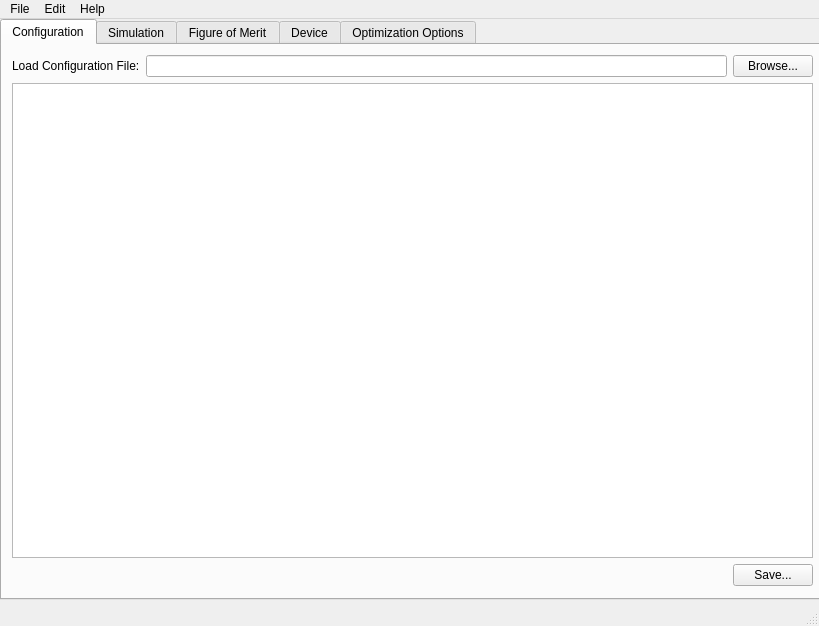
<?xml version="1.0" encoding="UTF-8"?>
<ui version="4.0">
 <class>MainWindow</class>
 <widget class="QMainWindow" name="MainWindow">
  <property name="geometry">
   <rect>
    <x>0</x>
    <y>0</y>
    <width>819</width>
    <height>626</height>
   </rect>
  </property>
  <property name="windowTitle">
   <string>vipdopt</string>
  </property>
  <widget class="QWidget" name="centralwidget">
   <widget class="QTabWidget" name="tabWidget">
    <property name="geometry">
     <rect>
      <x>0</x>
      <y>0</y>
      <width>821</width>
      <height>581</height>
     </rect>
    </property>
    <property name="currentIndex">
     <number>0</number>
    </property>
    <widget class="QWidget" name="config_tab">
     <attribute name="title">
      <string>Configuration</string>
     </attribute>
     <widget class="QWidget" name="verticalLayoutWidget">
      <property name="geometry">
       <rect>
        <x>10</x>
        <y>10</y>
        <width>801</width>
        <height>531</height>
       </rect>
      </property>
      <layout class="QVBoxLayout" name="verticalLayout">
       <item>
        <layout class="QHBoxLayout" name="horizontalLayout">
         <item>
          <widget class="QLabel" name="label">
           <property name="text">
            <string>Load Configuration File:</string>
           </property>
          </widget>
         </item>
         <item>
          <widget class="QLineEdit" name="config_lineEdit"/>
         </item>
         <item>
          <widget class="QPushButton" name="config_pushButton">
           <property name="text">
            <string>Browse...</string>
           </property>
          </widget>
         </item>
        </layout>
       </item>
       <item>
        <widget class="QTreeView" name="config_treeView">
         <property name="alternatingRowColors">
          <bool>true</bool>
         </property>
         <attribute name="headerCascadingSectionResizes">
          <bool>true</bool>
         </attribute>
        </widget>
       </item>
       <item>
        <layout class="QHBoxLayout" name="horizontalLayout_3">
         <item>
          <spacer name="horizontalSpacer_3">
           <property name="orientation">
            <enum>Qt::Horizontal</enum>
           </property>
           <property name="sizeHint" stdset="0">
            <size>
             <width>40</width>
             <height>20</height>
            </size>
           </property>
          </spacer>
         </item>
         <item>
          <widget class="QPushButton" name="pushButton_3">
           <property name="text">
            <string>Save...</string>
           </property>
          </widget>
         </item>
        </layout>
       </item>
      </layout>
     </widget>
    </widget>
    <widget class="QWidget" name="sim_tab">
     <attribute name="title">
      <string>Simulation</string>
     </attribute>
     <widget class="QWidget" name="verticalLayoutWidget_3">
      <property name="geometry">
       <rect>
        <x>9</x>
        <y>9</y>
        <width>801</width>
        <height>531</height>
       </rect>
      </property>
      <layout class="QVBoxLayout" name="verticalLayout_4">
       <item>
        <layout class="QHBoxLayout" name="horizontalLayout_2">
         <item>
          <widget class="QLabel" name="label_3">
           <property name="text">
            <string>Load Base Simulation File:</string>
           </property>
          </widget>
         </item>
         <item>
          <widget class="QLineEdit" name="sim_lineEdit"/>
         </item>
         <item>
          <widget class="QPushButton" name="sim_pushButton">
           <property name="text">
            <string>Browse...</string>
           </property>
          </widget>
         </item>
        </layout>
       </item>
       <item>
        <widget class="QTreeView" name="sim_treeView">
         <property name="alternatingRowColors">
          <bool>true</bool>
         </property>
         <attribute name="headerCascadingSectionResizes">
          <bool>true</bool>
         </attribute>
        </widget>
       </item>
       <item>
        <widget class="QLabel" name="label_2">
         <property name="text">
          <string>Simulation Configuration:</string>
         </property>
        </widget>
       </item>
       <item>
        <widget class="QTreeWidget" name="sim_config_treeWidget">
         <property name="alternatingRowColors">
          <bool>true</bool>
         </property>
         <property name="uniformRowHeights">
          <bool>true</bool>
         </property>
         <attribute name="headerCascadingSectionResizes">
          <bool>true</bool>
         </attribute>
         <attribute name="headerStretchLastSection">
          <bool>false</bool>
         </attribute>
         <column>
          <property name="text">
           <string>Simulation</string>
          </property>
         </column>
         <column>
          <property name="text">
           <string>Enabled Sources</string>
          </property>
         </column>
         <item>
          <property name="text">
           <string>Simulation 1</string>
          </property>
          <item>
           <property name="text">
            <string>Source 1</string>
           </property>
           <property name="checkState">
            <enum>Checked</enum>
           </property>
          </item>
          <item>
           <property name="text">
            <string>Source 2</string>
           </property>
           <property name="checkState">
            <enum>Unchecked</enum>
           </property>
           <property name="text">
            <string/>
           </property>
          </item>
         </item>
         <item>
          <property name="text">
           <string>Simulation 2</string>
          </property>
          <item>
           <property name="text">
            <string>Source 1</string>
           </property>
           <property name="checkState">
            <enum>Unchecked</enum>
           </property>
          </item>
          <item>
           <property name="text">
            <string>Source 2</string>
           </property>
           <property name="checkState">
            <enum>Checked</enum>
           </property>
          </item>
         </item>
        </widget>
       </item>
      </layout>
     </widget>
    </widget>
    <widget class="QWidget" name="fom_tab">
     <attribute name="title">
      <string>Figure of Merit</string>
     </attribute>
     <widget class="QWidget" name="verticalLayoutWidget_2">
      <property name="geometry">
       <rect>
        <x>10</x>
        <y>10</y>
        <width>801</width>
        <height>531</height>
       </rect>
      </property>
      <layout class="QVBoxLayout" name="verticalLayout_2">
       <item>
        <layout class="QGridLayout" name="fom_gridLayout">
         <item row="0" column="4">
          <widget class="QLabel" name="fom_weight_label">
           <property name="text">
            <string>Weight</string>
           </property>
          </widget>
         </item>
         <item row="0" column="1">
          <widget class="QLabel" name="fom_type_label">
           <property name="text">
            <string>Type</string>
           </property>
          </widget>
         </item>
         <item row="1" column="4">
          <widget class="QLineEdit" name="fom_weight_lineEdit_0">
           <property name="sizePolicy">
            <sizepolicy hsizetype="Minimum" vsizetype="Fixed">
             <horstretch>0</horstretch>
             <verstretch>0</verstretch>
            </sizepolicy>
           </property>
           <property name="placeholderText">
            <string>1.0</string>
           </property>
          </widget>
         </item>
         <item row="0" column="3">
          <widget class="QLabel" name="fom_grad_mon_label">
           <property name="text">
            <string>Gradient Monitors</string>
           </property>
          </widget>
         </item>
         <item row="0" column="2">
          <widget class="QLabel" name="fom_fom_mon_label">
           <property name="text">
            <string>Figure of Merit Monitors</string>
           </property>
          </widget>
         </item>
         <item row="1" column="3">
          <widget class="QListWidget" name="fom_grad_mon_listWidget_0"/>
         </item>
         <item row="1" column="1">
          <widget class="QComboBox" name="fom_type_comboBox_0">
           <property name="placeholderText">
            <string>Select...</string>
           </property>
          </widget>
         </item>
         <item row="0" column="0">
          <widget class="QLabel" name="fom_name_label">
           <property name="text">
            <string>Name</string>
           </property>
          </widget>
         </item>
         <item row="1" column="2">
          <widget class="QListWidget" name="fom_fom_mon_listWidget_0"/>
         </item>
         <item row="1" column="0">
          <widget class="QLineEdit" name="fom_name_lineEdit_0">
           <property name="sizePolicy">
            <sizepolicy hsizetype="Maximum" vsizetype="Fixed">
             <horstretch>0</horstretch>
             <verstretch>0</verstretch>
            </sizepolicy>
           </property>
           <property name="placeholderText">
            <string>FoM 0</string>
           </property>
          </widget>
         </item>
         <item row="1" column="5">
          <widget class="QToolButton" name="fom_delrow_toolButton">
           <property name="text">
            <string>Remove Row</string>
           </property>
          </widget>
         </item>
         <item row="2" column="0">
          <widget class="QToolButton" name="fom_addrow_toolButton">
           <property name="text">
            <string>Add Row</string>
           </property>
          </widget>
         </item>
        </layout>
       </item>
       <item>
        <spacer name="verticalSpacer">
         <property name="orientation">
          <enum>Qt::Vertical</enum>
         </property>
         <property name="sizeHint" stdset="0">
          <size>
           <width>20</width>
           <height>40</height>
          </size>
         </property>
        </spacer>
       </item>
       <item>
        <layout class="QHBoxLayout" name="horizontalLayout_5">
         <item>
          <spacer name="horizontalSpacer_4">
           <property name="orientation">
            <enum>Qt::Horizontal</enum>
           </property>
           <property name="sizeHint" stdset="0">
            <size>
             <width>40</width>
             <height>20</height>
            </size>
           </property>
          </spacer>
         </item>
        </layout>
       </item>
      </layout>
     </widget>
    </widget>
    <widget class="QWidget" name="device_tab">
     <attribute name="title">
      <string>Device</string>
     </attribute>
     <widget class="QWidget" name="horizontalLayoutWidget">
      <property name="geometry">
       <rect>
        <x>9</x>
        <y>9</y>
        <width>801</width>
        <height>531</height>
       </rect>
      </property>
      <layout class="QHBoxLayout" name="horizontalLayout_4">
       <item>
        <layout class="QVBoxLayout" name="verticalLayout_3">
         <item>
          <widget class="QTreeView" name="device_treeView">
           <property name="alternatingRowColors">
            <bool>true</bool>
           </property>
           <attribute name="headerCascadingSectionResizes">
            <bool>true</bool>
           </attribute>
          </widget>
         </item>
        </layout>
       </item>
      </layout>
     </widget>
    </widget>
    <widget class="QWidget" name="opt_tab">
     <attribute name="title">
      <string>Optimization Options</string>
     </attribute>
     <widget class="QWidget" name="verticalLayoutWidget_4">
      <property name="geometry">
       <rect>
        <x>9</x>
        <y>9</y>
        <width>801</width>
        <height>531</height>
       </rect>
      </property>
      <layout class="QVBoxLayout" name="verticalLayout_5">
       <item>
        <widget class="QLabel" name="label_14">
         <property name="font">
          <font>
           <pointsize>20</pointsize>
          </font>
         </property>
         <property name="text">
          <string>Optimization Settings</string>
         </property>
         <property name="alignment">
          <set>Qt::AlignCenter</set>
         </property>
        </widget>
       </item>
       <item>
        <layout class="QFormLayout" name="formLayout">
         <item row="1" column="0">
          <widget class="QLabel" name="label_4">
           <property name="text">
            <string>Maximum Iterations:</string>
           </property>
          </widget>
         </item>
         <item row="1" column="1">
          <widget class="QLineEdit" name="opt_iter_lineEdit"/>
         </item>
         <item row="2" column="0">
          <widget class="QLabel" name="label_6">
           <property name="text">
            <string>Iterations per Epoch:</string>
           </property>
          </widget>
         </item>
         <item row="2" column="1">
          <widget class="QLineEdit" name="opt_iter_per_epoch_lineEdit"/>
         </item>
         <item row="3" column="0">
          <widget class="QLabel" name="label_5">
           <property name="text">
            <string>Maximum Epochs:</string>
           </property>
          </widget>
         </item>
         <item row="3" column="1">
          <widget class="QLineEdit" name="opt_max_epoch_lineEdit"/>
         </item>
         <item row="4" column="0">
          <widget class="QLabel" name="label_7">
           <property name="text">
            <string>Binarization Frequency:</string>
           </property>
          </widget>
         </item>
         <item row="4" column="1">
          <widget class="QLineEdit" name="opt_binarfreq_lineEdit"/>
         </item>
         <item row="5" column="0">
          <widget class="QLabel" name="label_11">
           <property name="text">
            <string>Step Size:</string>
           </property>
          </widget>
         </item>
         <item row="5" column="1">
          <widget class="QLineEdit" name="opt_step_size_lineEdit"/>
         </item>
        </layout>
       </item>
       <item>
        <widget class="Line" name="line">
         <property name="lineWidth">
          <number>6</number>
         </property>
         <property name="orientation">
          <enum>Qt::Horizontal</enum>
         </property>
        </widget>
       </item>
       <item>
        <widget class="QLabel" name="label_8">
         <property name="font">
          <font>
           <pointsize>20</pointsize>
          </font>
         </property>
         <property name="text">
          <string>Optimizer Settings</string>
         </property>
         <property name="alignment">
          <set>Qt::AlignCenter</set>
         </property>
        </widget>
       </item>
       <item>
        <layout class="QHBoxLayout" name="horizontalLayout_7">
         <item>
          <widget class="QLabel" name="label_9">
           <property name="text">
            <string>Optimizer:</string>
           </property>
          </widget>
         </item>
         <item>
          <widget class="QComboBox" name="opt_comboBox">
           <item>
            <property name="text">
             <string>Adam</string>
            </property>
           </item>
          </widget>
         </item>
         <item>
          <spacer name="horizontalSpacer_2">
           <property name="orientation">
            <enum>Qt::Horizontal</enum>
           </property>
           <property name="sizeHint" stdset="0">
            <size>
             <width>40</width>
             <height>20</height>
            </size>
           </property>
          </spacer>
         </item>
        </layout>
       </item>
       <item>
        <layout class="QGridLayout" name="opt_optimizer_gridLayout">
         <item row="1" column="2">
          <widget class="QLineEdit" name="lineEdit_10"/>
         </item>
         <item row="0" column="1">
          <widget class="QLabel" name="label_10">
           <property name="text">
            <string>Beta 1:</string>
           </property>
          </widget>
         </item>
         <item row="0" column="2">
          <widget class="QLineEdit" name="lineEdit_7"/>
         </item>
         <item row="3" column="2">
          <widget class="QLineEdit" name="lineEdit_9"/>
         </item>
         <item row="3" column="1">
          <widget class="QLabel" name="label_12">
           <property name="text">
            <string>Epsilon:</string>
           </property>
          </widget>
         </item>
         <item row="1" column="1">
          <widget class="QLabel" name="label_13">
           <property name="text">
            <string>Beta 2:</string>
           </property>
          </widget>
         </item>
         <item row="0" column="0">
          <spacer name="horizontalSpacer">
           <property name="orientation">
            <enum>Qt::Horizontal</enum>
           </property>
           <property name="sizeType">
            <enum>QSizePolicy::Fixed</enum>
           </property>
           <property name="sizeHint" stdset="0">
            <size>
             <width>150</width>
             <height>20</height>
            </size>
           </property>
          </spacer>
         </item>
        </layout>
       </item>
      </layout>
     </widget>
    </widget>
   </widget>
  </widget>
  <widget class="QMenuBar" name="menubar">
   <property name="geometry">
    <rect>
     <x>0</x>
     <y>0</y>
     <width>819</width>
     <height>22</height>
    </rect>
   </property>
   <widget class="QMenu" name="menuFile">
    <property name="title">
     <string>File</string>
    </property>
    <addaction name="actionNew"/>
    <addaction name="actionOpen"/>
    <addaction name="separator"/>
    <addaction name="actionSave"/>
    <addaction name="actionSave_as"/>
    <addaction name="separator"/>
    <addaction name="actionQuit"/>
   </widget>
   <widget class="QMenu" name="menuEdit">
    <property name="title">
     <string>Edit</string>
    </property>
    <addaction name="actionUndo"/>
    <addaction name="actionRedo"/>
    <addaction name="separator"/>
    <addaction name="actionCopy"/>
    <addaction name="actionPaste"/>
    <addaction name="actionCut"/>
    <addaction name="actionDelete"/>
   </widget>
   <widget class="QMenu" name="menuHelp">
    <property name="title">
     <string>Help</string>
    </property>
    <addaction name="actionvipdopt_help"/>
    <addaction name="separator"/>
    <addaction name="actionAbout_Vipdopt"/>
   </widget>
   <addaction name="menuFile"/>
   <addaction name="menuEdit"/>
   <addaction name="menuHelp"/>
  </widget>
  <widget class="QStatusBar" name="statusbar"/>
  <action name="actionSave">
   <property name="text">
    <string>Save</string>
   </property>
   <property name="shortcut">
    <string>Ctrl+S</string>
   </property>
  </action>
  <action name="actionOpen">
   <property name="text">
    <string>Open...</string>
   </property>
   <property name="shortcut">
    <string>Ctrl+O</string>
   </property>
  </action>
  <action name="actionNew">
   <property name="text">
    <string>New...</string>
   </property>
   <property name="shortcut">
    <string>Ctrl+N</string>
   </property>
  </action>
  <action name="actionSave_as">
   <property name="text">
    <string>Save As...</string>
   </property>
  </action>
  <action name="actionQuit">
   <property name="text">
    <string>Quit</string>
   </property>
   <property name="shortcut">
    <string>Ctrl+Q</string>
   </property>
  </action>
  <action name="actionUndo">
   <property name="text">
    <string>Undo</string>
   </property>
   <property name="shortcut">
    <string>Ctrl+Z</string>
   </property>
  </action>
  <action name="actionRedo">
   <property name="text">
    <string>Redo</string>
   </property>
   <property name="shortcut">
    <string>Ctrl+Shift+Z, Ctrl+Y</string>
   </property>
  </action>
  <action name="actionCopy">
   <property name="text">
    <string>Copy</string>
   </property>
   <property name="shortcut">
    <string>Ctrl+C</string>
   </property>
  </action>
  <action name="actionPaste">
   <property name="text">
    <string>Paste</string>
   </property>
   <property name="shortcut">
    <string>Ctrl+V</string>
   </property>
  </action>
  <action name="actionCut">
   <property name="text">
    <string>Cut</string>
   </property>
   <property name="shortcut">
    <string>Ctrl+X</string>
   </property>
  </action>
  <action name="actionDelete">
   <property name="text">
    <string>Delete</string>
   </property>
  </action>
  <action name="actionvipdopt_help">
   <property name="text">
    <string>Vipdopt Help</string>
   </property>
   <property name="shortcut">
    <string>Ctrl+H</string>
   </property>
  </action>
  <action name="actionAbout_Vipdopt">
   <property name="text">
    <string>About Vipdopt</string>
   </property>
  </action>
 </widget>
 <resources/>
 <connections/>
</ui>
